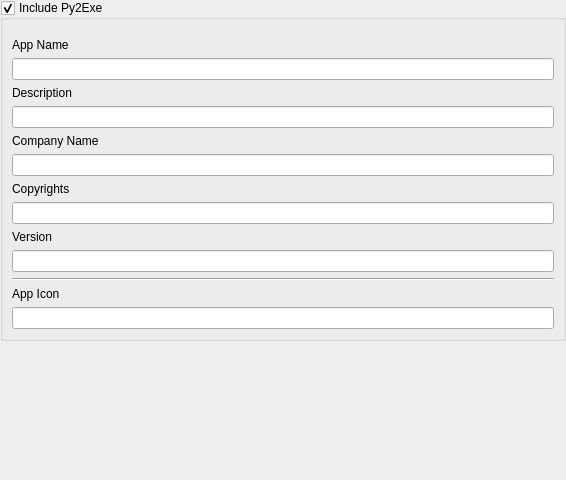
<?xml version="1.0" encoding="UTF-8"?>
<ui version="4.0">
 <class>Form</class>
 <widget class="QWidget" name="Form">
  <property name="geometry">
   <rect>
    <x>0</x>
    <y>0</y>
    <width>566</width>
    <height>480</height>
   </rect>
  </property>
  <property name="windowTitle">
   <string>Form</string>
  </property>
  <layout class="QGridLayout" name="gridLayout_2">
   <property name="leftMargin">
    <number>0</number>
   </property>
   <property name="topMargin">
    <number>0</number>
   </property>
   <property name="rightMargin">
    <number>0</number>
   </property>
   <property name="bottomMargin">
    <number>9</number>
   </property>
   <property name="spacing">
    <number>0</number>
   </property>
   <item row="0" column="0">
    <widget class="QGroupBox" name="groupBox">
     <property name="title">
      <string>Include Py2Exe</string>
     </property>
     <property name="checkable">
      <bool>true</bool>
     </property>
     <layout class="QGridLayout" name="gridLayout">
      <item row="5" column="0">
       <widget class="Line" name="line">
        <property name="orientation">
         <enum>Qt::Horizontal</enum>
        </property>
       </widget>
      </item>
      <item row="3" column="0">
       <widget class="QWidget" name="widget_4" native="true">
        <layout class="QGridLayout" name="gridLayout_6">
         <property name="leftMargin">
          <number>0</number>
         </property>
         <property name="topMargin">
          <number>0</number>
         </property>
         <property name="rightMargin">
          <number>0</number>
         </property>
         <property name="bottomMargin">
          <number>0</number>
         </property>
         <item row="1" column="1">
          <widget class="QLineEdit" name="lineEdit_4"/>
         </item>
         <item row="0" column="1">
          <widget class="QLabel" name="label_4">
           <property name="text">
            <string>Copyrights</string>
           </property>
          </widget>
         </item>
        </layout>
       </widget>
      </item>
      <item row="1" column="0">
       <widget class="QWidget" name="widget_2" native="true">
        <layout class="QGridLayout" name="gridLayout_4">
         <property name="leftMargin">
          <number>0</number>
         </property>
         <property name="topMargin">
          <number>0</number>
         </property>
         <property name="rightMargin">
          <number>0</number>
         </property>
         <property name="bottomMargin">
          <number>0</number>
         </property>
         <item row="1" column="1">
          <widget class="QLineEdit" name="lineEdit_2"/>
         </item>
         <item row="0" column="1">
          <widget class="QLabel" name="label_2">
           <property name="text">
            <string>Description</string>
           </property>
          </widget>
         </item>
        </layout>
       </widget>
      </item>
      <item row="4" column="0">
       <widget class="QWidget" name="widget_5" native="true">
        <layout class="QGridLayout" name="gridLayout_7">
         <property name="leftMargin">
          <number>0</number>
         </property>
         <property name="topMargin">
          <number>0</number>
         </property>
         <property name="rightMargin">
          <number>0</number>
         </property>
         <property name="bottomMargin">
          <number>0</number>
         </property>
         <item row="1" column="1">
          <widget class="QLineEdit" name="lineEdit_5"/>
         </item>
         <item row="0" column="1">
          <widget class="QLabel" name="label_5">
           <property name="text">
            <string>Version</string>
           </property>
          </widget>
         </item>
        </layout>
       </widget>
      </item>
      <item row="2" column="0">
       <widget class="QWidget" name="widget_3" native="true">
        <layout class="QGridLayout" name="gridLayout_5">
         <property name="leftMargin">
          <number>0</number>
         </property>
         <property name="topMargin">
          <number>0</number>
         </property>
         <property name="rightMargin">
          <number>0</number>
         </property>
         <property name="bottomMargin">
          <number>0</number>
         </property>
         <item row="1" column="1">
          <widget class="QLineEdit" name="lineEdit_3"/>
         </item>
         <item row="0" column="1">
          <widget class="QLabel" name="label_3">
           <property name="text">
            <string>Company Name</string>
           </property>
          </widget>
         </item>
        </layout>
       </widget>
      </item>
      <item row="0" column="0">
       <widget class="QWidget" name="widget" native="true">
        <layout class="QGridLayout" name="gridLayout_3">
         <property name="leftMargin">
          <number>0</number>
         </property>
         <property name="rightMargin">
          <number>0</number>
         </property>
         <property name="bottomMargin">
          <number>0</number>
         </property>
         <item row="2" column="0">
          <widget class="QLineEdit" name="lineEdit"/>
         </item>
         <item row="0" column="0">
          <widget class="QLabel" name="label">
           <property name="text">
            <string>App Name</string>
           </property>
          </widget>
         </item>
        </layout>
       </widget>
      </item>
      <item row="6" column="0">
       <widget class="QWidget" name="widget_6" native="true">
        <layout class="QGridLayout" name="gridLayout_8">
         <property name="leftMargin">
          <number>0</number>
         </property>
         <property name="topMargin">
          <number>0</number>
         </property>
         <property name="rightMargin">
          <number>0</number>
         </property>
         <property name="bottomMargin">
          <number>0</number>
         </property>
         <item row="1" column="1">
          <widget class="QLineEdit" name="lineEdit_6"/>
         </item>
         <item row="0" column="1">
          <widget class="QLabel" name="label_6">
           <property name="text">
            <string>App Icon</string>
           </property>
          </widget>
         </item>
        </layout>
       </widget>
      </item>
     </layout>
    </widget>
   </item>
   <item row="1" column="0">
    <spacer name="verticalSpacer">
     <property name="orientation">
      <enum>Qt::Vertical</enum>
     </property>
     <property name="sizeHint" stdset="0">
      <size>
       <width>20</width>
       <height>113</height>
      </size>
     </property>
    </spacer>
   </item>
  </layout>
 </widget>
 <resources/>
 <connections/>
</ui>
